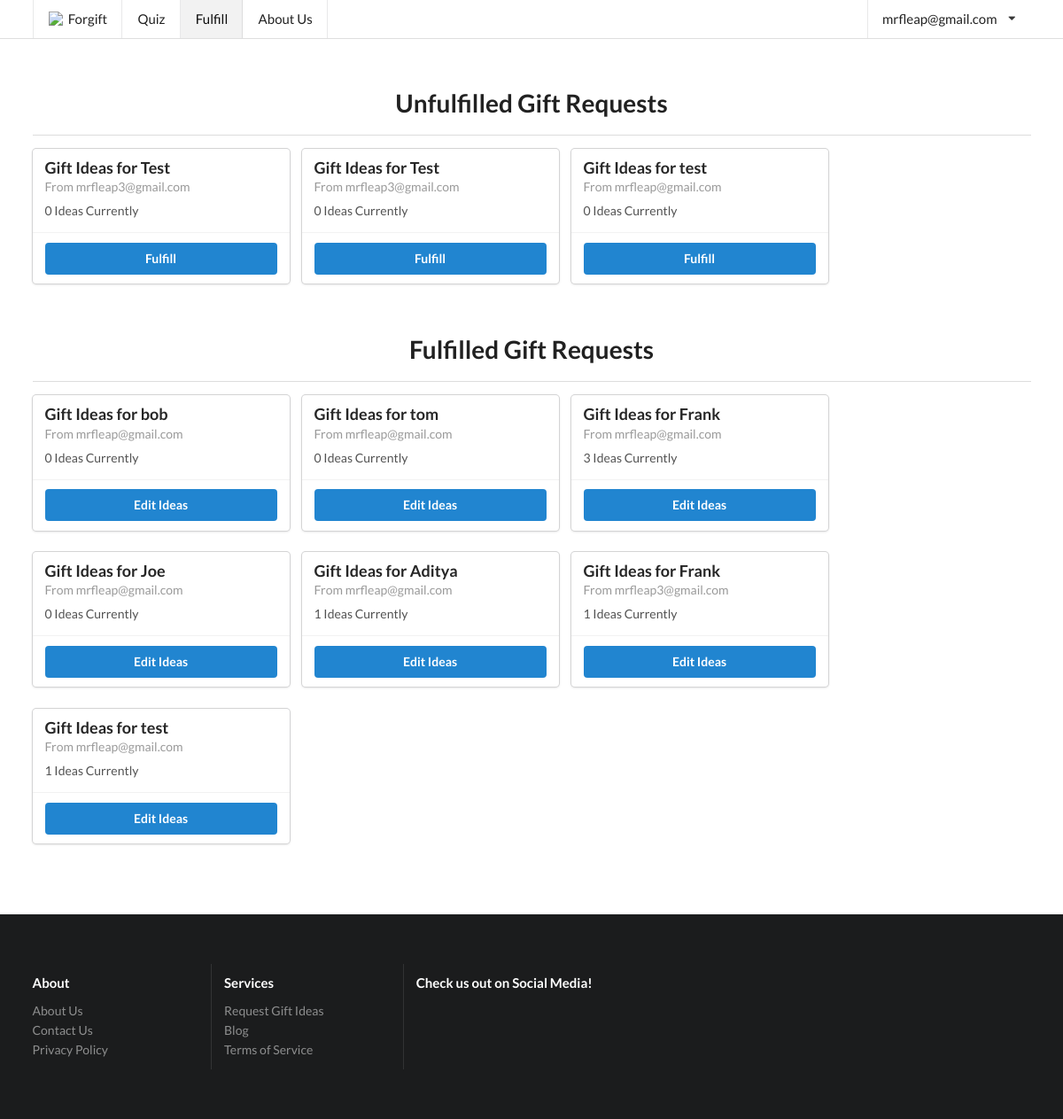
/fulfill/ (signed in), run on the app's committed database.
### forgyftapp/models.py (models this page shows, shortened)
class Slug(OnCreate, models.Model):
	_slug = models.SlugField(max_length=7, blank=True)
	class Meta:
		abstract = True

class User(AbstractUser, Slug):
	email_confirmed = models.BooleanField(default=False)

class OnCreate:
	def onCreate(self):
		pass

class GifteeProfile(models.Model, OnCreate):
	name = models.TextField(max_length=150)
	gender = models.CharField(max_length=80, choices=gender.GENDER_CHOICES)
	age = models.IntegerField()
	relationship = models.TextField(max_length=6000)
	price_upper = models.IntegerField()
	interests = models.TextField(max_length=6000)
	existing_related_items = models.TextField(max_length=6000)
	extra_info = models.TextField(max_length=6000)
	occasion = models.TextField(max_length=6000)
	published = models.BooleanField(default=False)
	emailed_about_publish = models.BooleanField(default=False)
	user = models.ForeignKey(User, on_delete=models.CASCADE)

class GiftIdea(models.Model):
	idea = models.TextField()
	link = models.URLField(max_length=600)
	explanation = models.TextField()
	published = models.BooleanField(default=False)
	giftee_profile = models.ForeignKey(GifteeProfile, related_name="ideas", on_delete=models.CASCADE)

### forgyftapp/views/basic_views.py (the view)
# urls.py: url(r'^fulfill/?$', basic_views.fulfill, name='fulfill'),
@staff_member_required
def fulfill(request, profile=None):
	if profile:
		giftee_profile = get_object_or_404(GifteeProfile, pk=profile)
		if request.method == "POST":
			gift_ideas = GiftIdeaFormSet(request.POST, instance=giftee_profile)
			i = 0
			for form in gift_ideas:
				if len(form.changed_data) == 1 and form.changed_data[0] == "published":
					form.changed_data = []
				i += 1
			if gift_ideas.is_valid():
				gift_ideas.save()
				published = False
				for form in gift_ideas:
					if len(gift_ideas.forms[0].cleaned_data) > 0 and gift_ideas.forms[0].cleaned_data["published"]:
						published = True
				if published:
					giftee_profile.submit(request)
				else:
					giftee_profile.unsubmit()
				return redirect("forgyftapp:fulfill", profile=profile)
		else:
			gift_ideas = GiftIdeaFormSet(instance=giftee_profile)
		published = giftee_profile.published or (hasattr(gift_ideas.forms[0], "cleaned_data") and gift_ideas.forms[0].cleaned_data["published"])
		return render(request, "fulfill.html", {"giftee_profile": giftee_profile, "gift_ideas": gift_ideas,
		                                        "page": "fulfill", "published": published})
	else:
		giftee_profiles_unpublished = GifteeProfile.objects.filter(published=False)
		giftee_profile_published = GifteeProfile.objects.filter(published=True)
		return render(request, "fulfill.html", {"giftee_profiles_unpublished": giftee_profiles_unpublished,
		                                        "page": "fulfill", "giftee_profile_published": giftee_profile_published})

### forgyftapp/templates/fulfill.html (shortened to what this page needs)
{% extends "base/base.html" %}
{% block content %}
	<div class="ui main container" style="padding-bottom: 48px">
		{% if gift_ideas %}
			<h1 style="text-align: center; padding-bottom: 4px">Enter Gift Ideas
				for {{ giftee_profile.name }} by {{ giftee_profile.user.first_name }}'s request</h1>
			<div>
				<form action="" method="post" id="ideaForm">{% csrf_token %}
					{{ form.as_p }}
					<table class="ui table" style="margin-top: 0">
						{{ gift_ideas.management_form }}
						{% for form in gift_ideas.forms %}
							{% if forloop.first %}
								<thead>
								<tr>
									{% for field in form.visible_fields %}
										<th>{{ field.label|capfirst }}</th>
									{% endfor %}
								</tr>
								</thead>
							{% endif %}
							<tbody>
							<tr class="{% cycle row1 row2 %} formset_row">
								{% for field in form.visible_fields %}
									<td>
										{% if forloop.first %}
											{% if form.instance.pk %}{{ form.DELETE }}{% endif %}
											{% for hidden in form.hidden_fields %}
												{{ hidden }}
											{% endfor %}
										{% endif %}
										{% if field.errors %}
											<div class="ui list">
												{% for error in field.errors %}
													<div class="item">
														<div class="ui negative message">
															<p>
																{{ error }}
															</p>
														</div>
													</div>
												{% endfor %}
											</div>
										{% endif %}
										{% if "textarea" in field.field.widget.template_name %}
											<div class="field">
												{% if field.help_text %}
													<label style="font-weight: 100; font-size: 13px; display: inline">
														-
														{% autoescape off %}
															{{ field.help_text }}
														{% endautoescape %}
													</label>
												{% endif %}
												<textarea rows="1" name="{{ field.html_name }}"
												          id="{{ field.id_for_label }}"
												          style="width: 100%">{% if field.value %}{{ field.value }}{% endif %}</textarea>
											</div>
										{% elif field.field.widget.input_type == "checkbox" and field.label != "Delete" %}
											<div class="inline field">
												<div class="ui toggle checkbox">
													<input {% if field.value == True %}checked{% endif %}
													       type="checkbox" tabindex="0" class="hidden toggle"
													       style="display: inline"
													       name="{{ field.html_name }}"
													       id="{{ field.id_for_label }}">
													{% if field.help_text %}
														<p style="font-weight: 100; display: inline"> -
															{% autoescape off %}
																{{ field.help_text }}{% endautoescape %}</p>
													{% endif %}
												</div>
											</div>
										{% else %}
											{% if field.label != "Delete" %}
												<div class="field">
													{% if field.help_text %}
														<label style="font-weight: 100; font-size: 13px; display: inline">
															{% autoescape off %}
																- {{ field.help_text }}
															{% endautoescape %}
														</label>
													{% endif %}
													<div class="ui input" style="width: 100%">{{ field }}</div>
												</div>
											{% endif %}
										{% endif %}
									</td>
								{% endfor %}
							</tr>
							</tbody>
						{% endfor %}
					</table>
					<div class="ui one column stackable center aligned page grid">
						<div class="column sixteen wide">
							<div class="ui fluid buttons">
								<input class="ui positive button" type="submit" value="Save"/>
								<div class="or"></div>
								<a class="ui negative button" href="{% url 'forgyftapp:fulfill' %}">Back</a>
							</div>
						</div>
					</div>
				</form>
			</div>
			<div style="padding-top: 16px">
				<div class="ui container segment" style="width: 100%">
					{% include "base/giftee_profile.html" %}
				</div>
			</div>
		{% else %}
			<h1 style="text-align: center; padding-bottom: 4px">Unfulfilled Gift Requests</h1>
			<div class="ui divider"></div>
			<div style="margin-left:auto;margin-right:auto;">
				<div {% if giftee_profiles_unpublished %}class="ui cards"{% endif %}>
					{% for giftee_profile in giftee_profiles_unpublished %}
						<div class="u card">
							<div class="content">
								<div class="header">
									Gift Ideas for {{ giftee_profile.name }}
								</div>
								<div class="meta">
									From {{ giftee_profile.user.email }}
								</div>
								<div class="description">
									{{ giftee_profile.ideas.get_queryset|length }} Ideas Currently
								</div>
							</div>
							<div class="extra content">
								<div class="ui two buttons">
									<a class="ui primary button"
									   href="{% url "forgyftapp:fulfill" profile=giftee_profile.pk %}">Fulfill</a>
								</div>
							</div>
						</div>
					{% empty %}
						<div class="ui disabled header" style="text-align: center; width: 100%; margin-top: 32px;">There
							are currently no unfulfilled gift requests.
						</div>
					{% endfor %}
				</div>
			</div>
			<h1 style="text-align: center; padding-bottom: 4px; padding-top: 32px">Fulfilled Gift Requests</h1>
			<div class="ui divider"></div>
			<div style="margin-left:auto;margin-right:auto;">
				<div class="ui cards">
					{% for giftee_profile in giftee_profile_published %}
						<div class="ui card">
							<div class="content">
								<div class="header">
									Gift Ideas for {{ giftee_profile.name }}
								</div>
								<div class="meta">
									From {{ giftee_profile.user.email }}
								</div>
								<div class="description">
									{{ giftee_profile.ideas.get_queryset|length }} Ideas Currently
								</div>
							</div>
							<div class="extra content">
								<div class="ui two buttons">
									<a class="ui primary button"
									   href="{% url "forgyftapp:fulfill" profile=giftee_profile.pk %}">Edit Ideas</a>
								</div>
							</div>
						</div>
					{% empty %}
						<div class="ui disabled header" style="text-align: center; width: 100%; margin-top: 32px;">There
							are currently no fulfilled gift requests.
						</div>
					{% endfor %}
				</div>
			</div>
		{% endif %}
	</div>
	<script src="{% load static %}{% static "semantic/components/checkbox.min.js" %}"></script>
	<script src="{% load static %}{% static "jquery.formset.js" %}"></script>
{% endblock %}

### forgyftapp/templates/base/navbar.html (shortened to what this page needs)
<a class="{% if page == "home" %}active {% endif %}item" href="{% url "forgyftapp:index" %}">
{% if not pointing %}
	<img class="logo" src="{% load static %}{% static "favicon/favicon-32x32.png" %}"
	     style="width: 18px; margin-right: 4px"> Forgift </a>
{% else %}
	Home
{% endif %}
</a>
<a class="{% if page == "request" %}active {% endif %}item" href="{% url "forgyftapp:request" %}">Quiz</a>
{% if user.is_staff %}
	<a class="{% if page == "fulfill" %}active {% endif %}item" href="{% url "forgyftapp:fulfill" %}">Fulfill</a>
{% endif %}
<a class="{% if page == "about" %}active {% endif %}item" href="{% url "forgyftapp:about" %}">About Us</a>
<div class="right menu">
	{% if not request.user.is_authenticated %}
		<div class="item button">
			<a class="ui button" href="{% url "forgyftapp:login" %}">Login</a>
		</div>
		<div class="item button">
			<a class="ui primary button" href="{% url "forgyftapp:signup" %}">Sign up</a>
		</div>
	{% else %}
		<div class="ui simple dropdown item">
			{{ request.user.email }}
			<i class="dropdown icon"></i>
		</div>
	{% endif %}
</div>

### forgyftapp/static/stylesheets/default.css (style rules this page uses)
img { width: 100%; }
img.logo { width: 200px; margin: 3rem 0 1rem; }
.ui.main.container { background: #ffffff; }
.fixed.top.menu .item:nth-child(2) { border-left: 1px solid rgba(34, 36, 38, .1); }

### forgyftapp/templates/base/base.html (style rules this page uses)
div.ui.main.container { margin-top: 7em; }

### data on the page
User: user.email "mrfleap@gmail.com"
GifteeProfile: name "Test", user.email "mrfleap3@gmail.com", ideas.get_queryset|length "0"
GifteeProfile: name "Test", user.email "mrfleap3@gmail.com", ideas.get_queryset|length "0"
GifteeProfile: name "test", user.email "mrfleap@gmail.com", ideas.get_queryset|length "0"
GifteeProfile: name "bob", user.email "mrfleap@gmail.com", ideas.get_queryset|length "0"
GifteeProfile: name "tom", user.email "mrfleap@gmail.com", ideas.get_queryset|length "0"
GifteeProfile: name "Frank", user.email "mrfleap@gmail.com", ideas.get_queryset|length "3"
GifteeProfile: name "Joe", user.email "mrfleap@gmail.com", ideas.get_queryset|length "0"
GifteeProfile: name "Aditya", user.email "mrfleap@gmail.com", ideas.get_queryset|length "1"
GifteeProfile: name "Frank", user.email "mrfleap3@gmail.com", ideas.get_queryset|length "1"
GifteeProfile: name "test", user.email "mrfleap@gmail.com", ideas.get_queryset|length "1"
